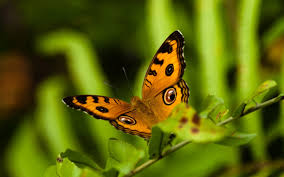
%> input picture code/butterfly.png, 284 x 177 px
$ octave myResults.m   (GNU Octave 9; MATLAB toolbox functions it lacks are replaced by stand-ins)
%> lines starting %> are read from the running program, lines starting %| are printed output that depends on the picture
### code/colorSuperResolution.m
function highres = colorSuperResolution( im )
% COLORSUPERRESOLUTION Super resolution an RGB image
    YIQ = rgb2ntsc(im);
    bigYIQ = rgb2ntsc(imresize(im,2,'cubic'));

    bigYIQ(:,:,1) = superResolution(YIQ(:,:,1));
    highres = ntsc2rgb(bigYIQ);
end

### code/superResolution.m
function [ highres ] = superResolution( im )
%SUPERRESOLUTION Summary of this function goes here
%Getting an image and returns high resolution image with doubled size.
% Arguments:
% im - grayscale image
%
% Outputs:
% highres - high resolution image

%Get the pyramid from the input image:
pyr = createPyramid( im );


[m,n]=size(im);

%Sample patches for the imput image:
[pxIm, pyIm, imPatches] = samplePatches( im ,0 );


reshapedImPatches=reshape(imPatches,[size(imPatches,1)*size(imPatches,2),5,5]);
[dbPx, dbPy,centersPyrLevel, dbPatches] = createDB( pyr );
[idx,Dist] = findNearestNeighbors( reshapedImPatches,dbPatches  );

%Save the positions of the center of the neighbors (child patches)
xCenters=dbPx(idx);
yCenters=dbPy(idx);
centersPyrLevel=centersPyrLevel(idx);

%change the shape to be arranged like the initial sampled patches
yCenters=reshape(yCenters,[(m-4),(n-4),3]);
centersPyrLevel=reshape(centersPyrLevel,[(m-4),(n-4),3]);
xCenters=reshape(xCenters,[(m-4),(n-4),3]);

%Calculate the Std of db patches:
dbPatches=reshape(dbPatches, [size(dbPatches,1),25]);
stdDb= std(dbPatches,[],2);
%Avoid a situation of division by zero:
stdDb(stdDb==0)=0.00001;
stdDb=stdDb(idx);
stdDb=reshape(stdDb,[(m-4),(n-4),3]);
Dist=reshape(Dist,[(m-4),(n-4),3]);


weights = weightsSetting( imPatches,Dist,pyr,stdDb );


%Building each empty level in the pyramid
for i=5:7
    [sampleCentersX,sampleCentersY,renderedPyramid]  = getSamplingCenters(xCenters, yCenters, centersPyrLevel,pyr,i-4  );
    [assignmentPositionsX,assignmentPositionsY,samplingPositionsX,samplingPositionsY] = getSamplingInformation(sampleCentersX,sampleCentersY,pyr,pxIm,pyIm,i-4);

    %Create a zeros image that has the size of the current pyramid level
    %that we build now.
    emptyHighResImage=zeros(size(pyr{i},1),size(pyr{i},2));

    highres = getImage(assignmentPositionsX,assignmentPositionsY,samplingPositionsX,samplingPositionsY,weights,emptyHighResImage,renderedPyramid);
    highres = imsharpen(highres);
    pyr{i}=highres;
end


end

### code/samplePatches.m
function [p_x, p_y, patches] = samplePatches( im , border )
% SAMPLEPATCHES Sample 5 ª 5 patches from the input image.
% Arguments:
% im ? a grayscale image of size m ª n
% border ? An integer that determines how much border we want to leave
% in the image.
% For example:
%   if border=0 the center of the first patch will be at (3,3),
%   and the last one will be at (end?2,end?2), so the number of patches
%   in this case is (m ? 4) ª (n ? 4).
%   But, if border=1 the center of the first patch will be at (4,4) and
%   the last one will be at (end?3,end?3).
%
% In general, the number of patches is
%   (m ? 2 · (2 + border)) ª (n ? 2 · (2 + border)).
%
% outputs:
% p_x ? (m ? 2 · (2 + border)) ª (n ? 2 · (2 + border)) matrix with the
%   x indices of the centers of the patches
% p_y ? (m ? 2 · (2 + border)) ª (n ? 2 · (2 + border)) matrix with the
%   y indices of the centers of the patches
% patches? (m ? 2 · (2 + border)) ª (n ? 2 · (2 + border)) ª 5 ª 5 the patches
    PATCH_SIZE = 5;

    % The offset from the edges for the border
    offset = border + (PATCH_SIZE-1)/2;
    [m, n] = size(im);

    m_patches = (m - 2*offset); % Number of rows in patches
    n_patches = (n - 2*offset); % Number of cols in patches

    % Fill the p_x and p_y beforehand
    [p_x, p_y] = meshgrid(1:n_patches, 1:m_patches);
    p_x = p_x + offset;
    p_y = p_y + offset;

    patches = zeros( m_patches, n_patches, 5, 5 );
    for i=1:m_patches,
        for j=1:n_patches,
            patches(i,j,:,:) = im(i+border:i+border+PATCH_SIZE-1,...
                                  j+border:j+border+PATCH_SIZE-1);
        end
    end

end

### code/createDB.m
function [p_x, p_y,levels, patches] = createDB( pyr )
% CREATEDB Sample 5 ª 5 patches from levels 1,2,3 of the input pyramid.
% N represents the number of patches that are found in the three images.
%
% Arguments:
% pyr ? 7 ª 1 cell created using createPyramid
%
% Outputs:
% p_x ? N ª 1 vector with the x coordinates of the centers of the patches in the DB
% p_y ? N ª 1 vector with the y coordinates of the centers of the patches in the DB
% levels ? N ª 1 vector with the pyramid levels where each patch was sampled
% patches ? N ª 5 ª 5 the patches

    BORDER = 2; % To avoid problems later when resizing
    PATCH_SIZE = 5;

    p_x = [];
    p_y = [];
    levels = [];
    patches = [];

    for level=1:3,
        [curr_px, curr_py, curr_patches] = samplePatches( pyr{level}, BORDER );
        N = numel(curr_px);

        curr_levels = ones( N, 1 );
        curr_levels(:) = level;

        curr_patches = reshape( curr_patches, N, PATCH_SIZE, PATCH_SIZE );

        p_x = [p_x; curr_px(:)];
        p_y = [p_y; curr_py(:)];
        levels = [levels; curr_levels];
        patches = cat(1, patches, curr_patches);
    end
end

### code/findNearestNeighbors.m
function [idx,Dist] = findNearestNeighbors( imPatches, dbPatches )
% FINDNEARESTNEIGHBORS Find the 3 nearest neighbors for each patch in the
%   input images from the patches in the DB
%
% N represents the number of patches in the DB,
% M represents the number of patches in the input image.
%
% Arguments:
% imPatches ? M ª 5 ª 5 matrix with M patches that were sampled from the
%   input image (pyr{4})
% dbPatches ? N ª 5 ª 5 matrix with N db patches
%
% Outputs:
% idx ? M ª 3 matrix where the ith row has 3 indices of the 3 patches in
%   the db that are most similar to the ith patch
% from the input image
% Dist? M ª 3 matrix where the ith row contains the euclidean distances
%   between the best 3 patches that has been found for the ith patch
    PATCH_AREA = 25;
    K = 3; % Number of nearest neighbors to take

    M = size(imPatches, 1);
    N = size(dbPatches, 1);
    imPatches = reshape( imPatches, M, PATCH_AREA );
    dbPatches = reshape( dbPatches, N, PATCH_AREA );

    [idx, Dist] = knnsearch( dbPatches, imPatches, 'k', K);
end

### code/createPyramid.m
function pyr = createPyramid( im )
%CREATEPYRAMID Create a pyramid from the input image
% Create pyr, a pyramid for im, where pyr{1} is the smallest level,
% pyr{4} is the input image, and pyr{5},pyr{6},pyr{7} are zeros.
% The ratio between two adjacent levels in the pyramid is 2^(1/3).
% Arguments:
% im ? a grayscale image
%
% outputs:
% pyr ? A 7 ª 1 cell of matrices.

    % Calculate the cubic root of a number
    cbrt = @(x) x.^(1/3);

    pyr = cell(7,1);
    pyr{1} = imresize(im, 0.5, 'cubic');
    pyr{2} = imresize(im, cbrt(0.25), 'cubic');
    pyr{3} = imresize(im, cbrt(0.5), 'cubic');
    pyr{4} = im;
    pyr{5} = zeros( round(cbrt(2)*size(im)) );
    pyr{6} = zeros( round(cbrt(4)*size(im)) );
    pyr{7} = zeros( 2*size(im) );

end

### code/myResults.m
images = {'butterfly.png','zebra.png', 'fish.png'};

for filename=images,
    filename = filename{1};
    im = im2double(imread(filename));
    bigim = imresize(im, 2, 'cubic');
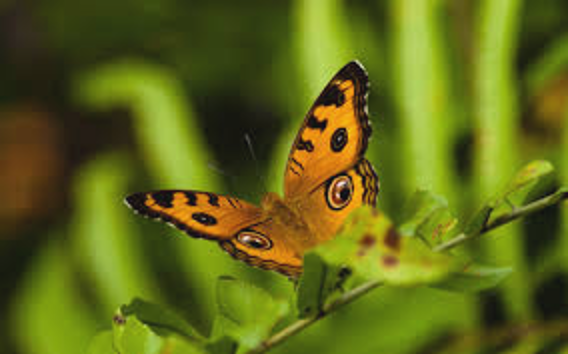
%> bigim: size 354x568x3 double; mean R, G, B 0.354, 0.386, 0.0388; drawn with min black and max white
    tic;
    result = colorSuperResolution(im);
%> in colorSuperResolution, `YIQ = rgb2ntsc(im);`: YIQ: size 177x284x3 double; mean of channels 1, 2, 3 0.337, 0.0923, -0.115
%> in colorSuperResolution, `bigYIQ = rgb2ntsc(imresize(im,2,'cubic'));`: bigYIQ: size 354x568x3 double; mean of channels 1, 2, 3 0.337, 0.0923, -0.115
%> in superResolution, `pyr = createPyramid( im );`: pyr = 7 items
%> in superResolution, `[pxIm, pyIm, imPatches] = samplePatches( im ,0 );`:
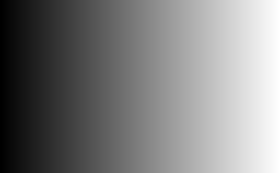
%> pxIm: size 173x280 double; min 3, max 282, mean 142.5; drawn with min black and max white
%> in superResolution, `[pxIm, pyIm, imPatches] = samplePatches( im ,0 );`:
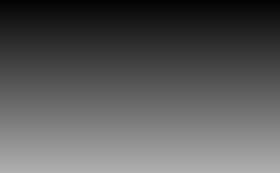
%> pyIm: size 173x280 double; min 3, max 175, mean 89
%> the loop in createDB, `for level=1:3,` made 3 passes
%> (m in samplePatches, n in samplePatches, m_patches in samplePatches, n_patches in samplePatches) on passes 1 to 3: (89, 142, 81, 134), (112, 179, 104, 171), (141, 226, 133, 218)
%> pass 1, in samplePatches (call 2), `p_x = p_x + offset;`:
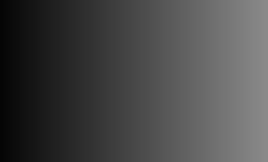
%> p_x: size 81x134 double (shown 2 times larger); min 5, max 138, mean 71.5
%> pass 1, in samplePatches (call 2), `p_y = p_y + offset;`:
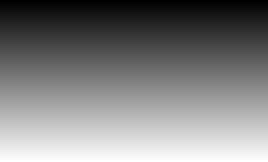
%> p_y: size 81x134 double (shown 2 times larger); min 5, max 85, mean 45; drawn with min black and max white
%> pass 2, in samplePatches (call 3), `p_x = p_x + offset;`:
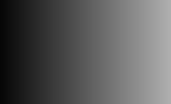
%> p_x: size 104x171 double; min 5, max 175, mean 90
%> pass 2, in samplePatches (call 3), `p_y = p_y + offset;`:
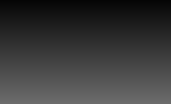
%> p_y: size 104x171 double; min 5, max 108, mean 56.5
%> in findNearestNeighbors, `N = size(dbPatches, 1);`: N = 57632
%> the run ends on the next line
